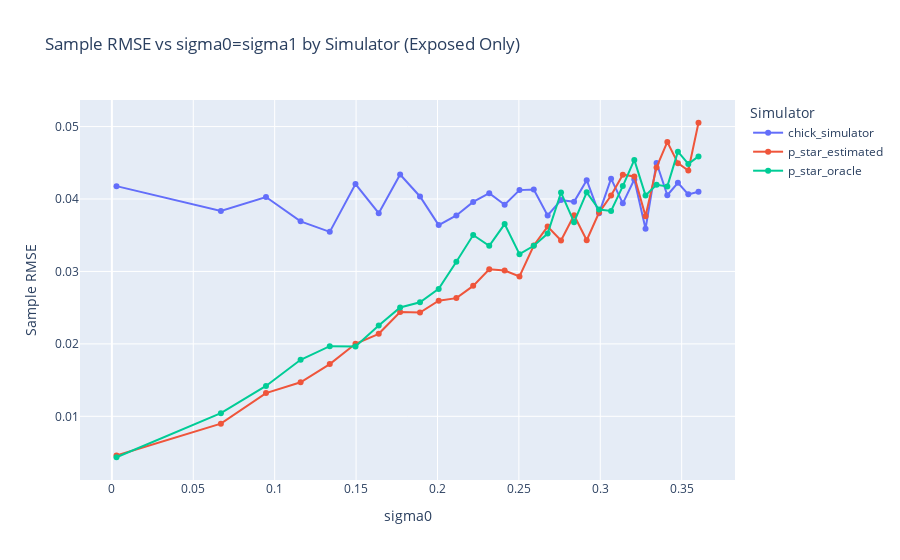

Write notebook code for a chart like this one.
### Code cell
exposed_only_means = r_means[r_means["estimator"] == "Exposed Only"]

fig_exposed_only = px.line(
    exposed_only_means,
    x="sigma0",
    y="sample_rmse",
    color="name",
    markers=True,
    title="Sample RMSE vs sigma0=sigma1 by Simulator (Exposed Only)",
)
fig_exposed_only.update_layout(
    xaxis_title="sigma0", yaxis_title="Sample RMSE", legend_title_text="Simulator"
)

### Figure 1 — Plotly figure (JSON) as saved in the notebook; plotly's stock layout.template omitted (floating-point values rounded to 4 significant figures)
{"data": [{"hovertemplate": "name=chick_simulator<br>sigma0=%{x}<br>sample_rmse=%{y}<extra></extra>", "legendgroup": "chick_simulator", "line": {"color": "#636efa", "dash": "solid"}, "marker": {"symbol": "circle"}, "mode": "lines+markers", "name": "chick_simulator", "orientation": "v", "showlegend": true, "type": "scatter", "x": [0.002849, 0.06697, 0.09467, 0.1159, 0.1339, 0.1496, 0.1639, 0.1771, 0.1893, 0.2008, 0.2116, 0.2219, 0.2318, 0.2413, 0.2504, 0.2592, 0.2677, 0.2759, 0.2839, 0.2917, 0.2992, 0.3066, 0.3139, 0.3209, 0.3278, 0.3346, 0.3412, 0.3477, 0.3541, 0.3603], "xaxis": "x", "y": [0.04178, 0.03834, 0.04028, 0.03692, 0.03547, 0.04206, 0.03805, 0.04339, 0.04035, 0.0364, 0.03773, 0.03959, 0.0408, 0.03921, 0.04123, 0.04131, 0.03774, 0.03985, 0.03961, 0.0426, 0.03802, 0.04281, 0.03941, 0.0427, 0.03589, 0.04498, 0.04052, 0.04225, 0.04064, 0.041], "yaxis": "y"}, {"hovertemplate": "name=p_star_estimated<br>sigma0=%{x}<br>sample_rmse=%{y}<extra></extra>", "legendgroup": "p_star_estimated", "line": {"color": "#EF553B", "dash": "solid"}, "marker": {"symbol": "circle"}, "mode": "lines+markers", "name": "p_star_estimated", "orientation": "v", "showlegend": true, "type": "scatter", "x": [0.002849, 0.06697, 0.09467, 0.1159, 0.1339, 0.1496, 0.1639, 0.1771, 0.1893, 0.2008, 0.2116, 0.2219, 0.2318, 0.2413, 0.2504, 0.2592, 0.2677, 0.2759, 0.2839, 0.2917, 0.2992, 0.3066, 0.3139, 0.3209, 0.3278, 0.3346, 0.3412, 0.3477, 0.3541, 0.3603], "xaxis": "x", "y": [0.004587, 0.00899, 0.01321, 0.0147, 0.01721, 0.02001, 0.02139, 0.02439, 0.02433, 0.02597, 0.02632, 0.02801, 0.0303, 0.03012, 0.02932, 0.03358, 0.03619, 0.03427, 0.03775, 0.03431, 0.03813, 0.04049, 0.04336, 0.04311, 0.03763, 0.04436, 0.04788, 0.04495, 0.04394, 0.05053], "yaxis": "y"}, {"hovertemplate": "name=p_star_oracle<br>sigma0=%{x}<br>sample_rmse=%{y}<extra></extra>", "legendgroup": "p_star_oracle", "line": {"color": "#00cc96", "dash": "solid"}, "marker": {"symbol": "circle"}, "mode": "lines+markers", "name": "p_star_oracle", "orientation": "v", "showlegend": true, "type": "scatter", "x": [0.002849, 0.06697, 0.09467, 0.1159, 0.1339, 0.1496, 0.1639, 0.1771, 0.1893, 0.2008, 0.2116, 0.2219, 0.2318, 0.2413, 0.2504, 0.2592, 0.2677, 0.2759, 0.2839, 0.2917, 0.2992, 0.3066, 0.3139, 0.3209, 0.3278, 0.3346, 0.3412, 0.3477, 0.3541, 0.3603], "xaxis": "x", "y": [0.00435, 0.01043, 0.01419, 0.01781, 0.01969, 0.01966, 0.02252, 0.02504, 0.02574, 0.02759, 0.03133, 0.03503, 0.03354, 0.03654, 0.03239, 0.03354, 0.03523, 0.04089, 0.03681, 0.04092, 0.03854, 0.03835, 0.04178, 0.0454, 0.0405, 0.04197, 0.04174, 0.04654, 0.04485, 0.04588], "yaxis": "y"}], "layout": {"legend": {"title": {"text": "Simulator"}, "tracegroupgap": 0}, "title": {"text": "Sample RMSE vs sigma0=sigma1 by Simulator (Exposed Only)"}, "xaxis": {"anchor": "y", "domain": [0, 1], "title": {"text": "sigma0"}}, "yaxis": {"anchor": "x", "domain": [0, 1], "title": {"text": "Sample RMSE"}}}}
